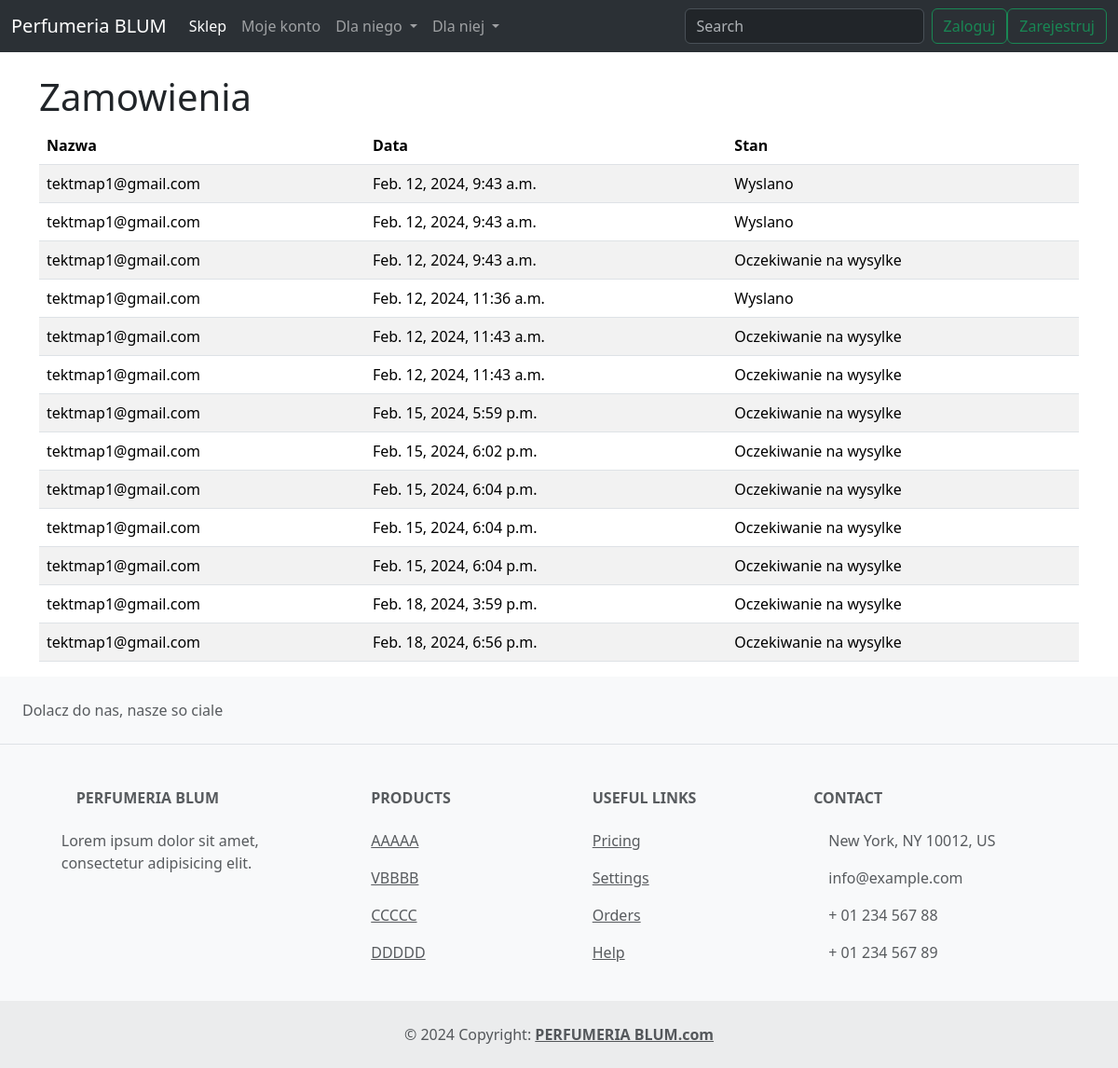
Page /my_orders/ (signed in) on the earlier database version.
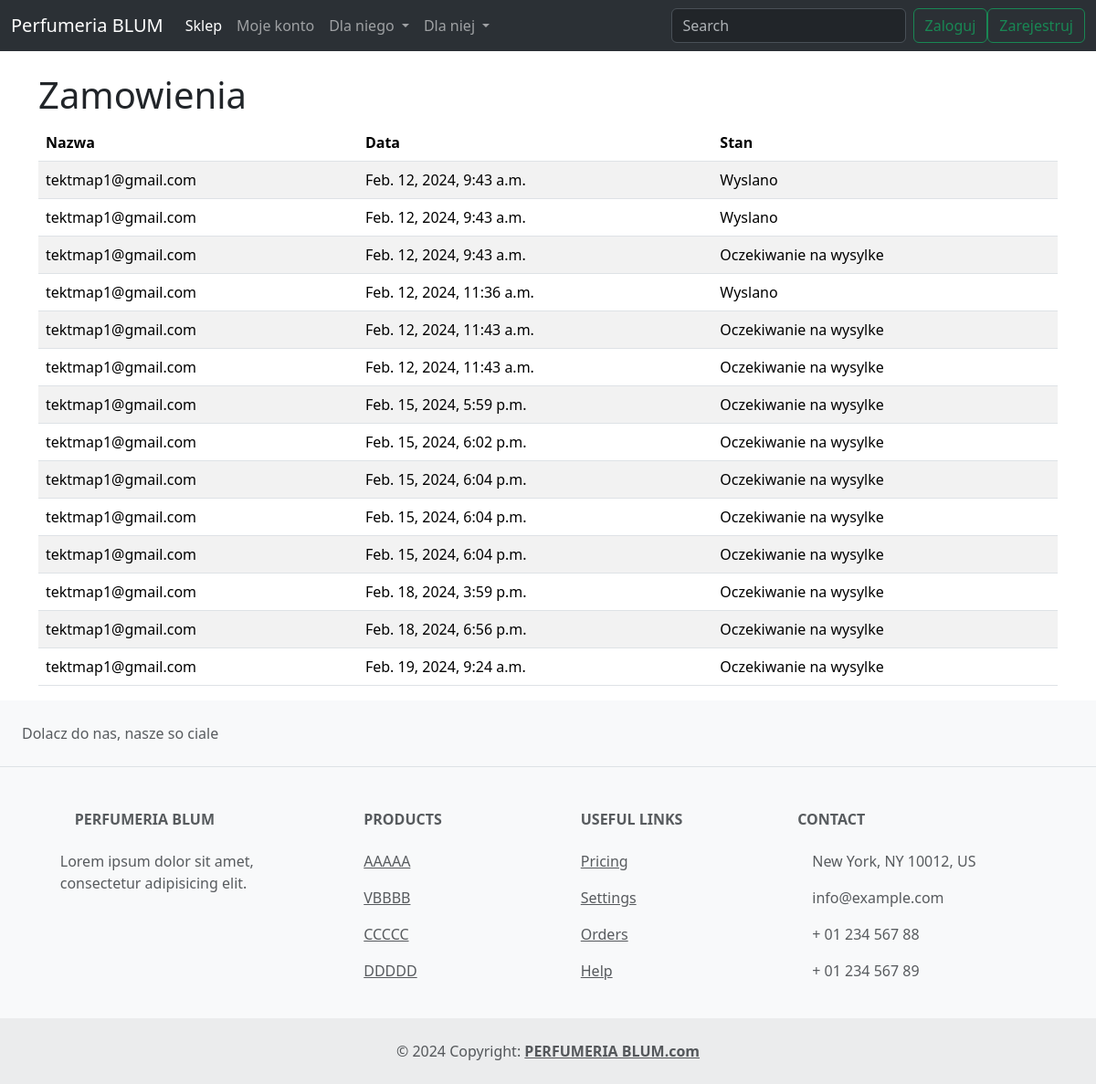
Same page on the later database version.
### product/models.py (models this page shows, shortened)
class Card(models.Model):
    user = models.ForeignKey(to=User, on_delete=models.CASCADE, default="", blank=True)
    product = models.ManyToManyField(to=Product, default="", blank=True)
    quantity = models.IntegerField(default=1, blank=True)
    price = models.IntegerField(default=0)
    street = models.CharField(max_length=100, default="", blank=True)
    city = models.CharField(max_length=100, default="", blank=True)
    postal_code = models.CharField(max_length=6, default="", blank=True)
    phone_number = models.CharField(max_length=9, default="", blank=True)
    email = models.EmailField(default="", blank=True)
    first_name = models.CharField(max_length=50, default="", blank=True)
    last_name = models.CharField(max_length=50, default="", blank=True)
    promo_code = models.CharField(max_length=10, default="", blank=True)
    is_order = models.BooleanField(default=False, blank=True)
    date = models.DateTimeField(default=django.utils.timezone.now, blank=True)
    is_shipped = models.BooleanField(default=False)
    is_delivered = models.BooleanField(default=False)

### users/models.py (models this page shows)
class User(AbstractUser):
    address = models.CharField(max_length=50,default="")
    phone_number = models.IntegerField(default=0)
    USERNAME_FIELD = 'email'
    email = models.EmailField( unique=True)  # changes email to unique and blank to false
    REQUIRED_FIELDS = []  # removes email from REQUIRED_FIELDS

### product/views.py (the view)
# urls.py: path('my_orders/',UserOrders.as_view(),name='my_orders'),
class UserOrders(View):
    def get(self, request):
        orders = Card.objects.filter(user=request.user)
        context = {
            'orders': orders
        }
        return render(request, 'product/user_orderview.html', context=context)

### templates/product/user_orderview.html (shortened to what this page needs)
{% extends 'base.html' %}
{% block content %}
    <div class="container">
         <h1 class="mt-4">Zamowienia</h1>
            <div class="row">
                <div class="col-md-12">
                    <table class="table table-striped">
                        <thead>
                            <tr>
                                <th scope="col">Nazwa</th>
                                <th scope="col">Data</th>
                                <th scope="col">Stan</th>
                            </tr>
                        </thead>
                        <tbody>
                            {% for order in orders %}
                                <tr>
                                    <td>{{ order.user.email }}</td>
                                    <td>{{ order.date }}</td>
                                    {% if order.is_shipped %}
                                        <td>Wyslano</td>
                                    {% else %}
                                        <td>Oczekiwanie na wysylke</td>
                                    {% endif %}
                                </tr>
                            {% endfor %}
                        </tbody>
                    </table>
                </div>
        </div>
     </div>
{% endblock %}

Differences in the rows shown:
added Card: user.email "tektmap1@gmail.com", date "Feb. 19, 2024, 9:24 a.m.", is_shipped "Oczekiwanie na wysylke"
